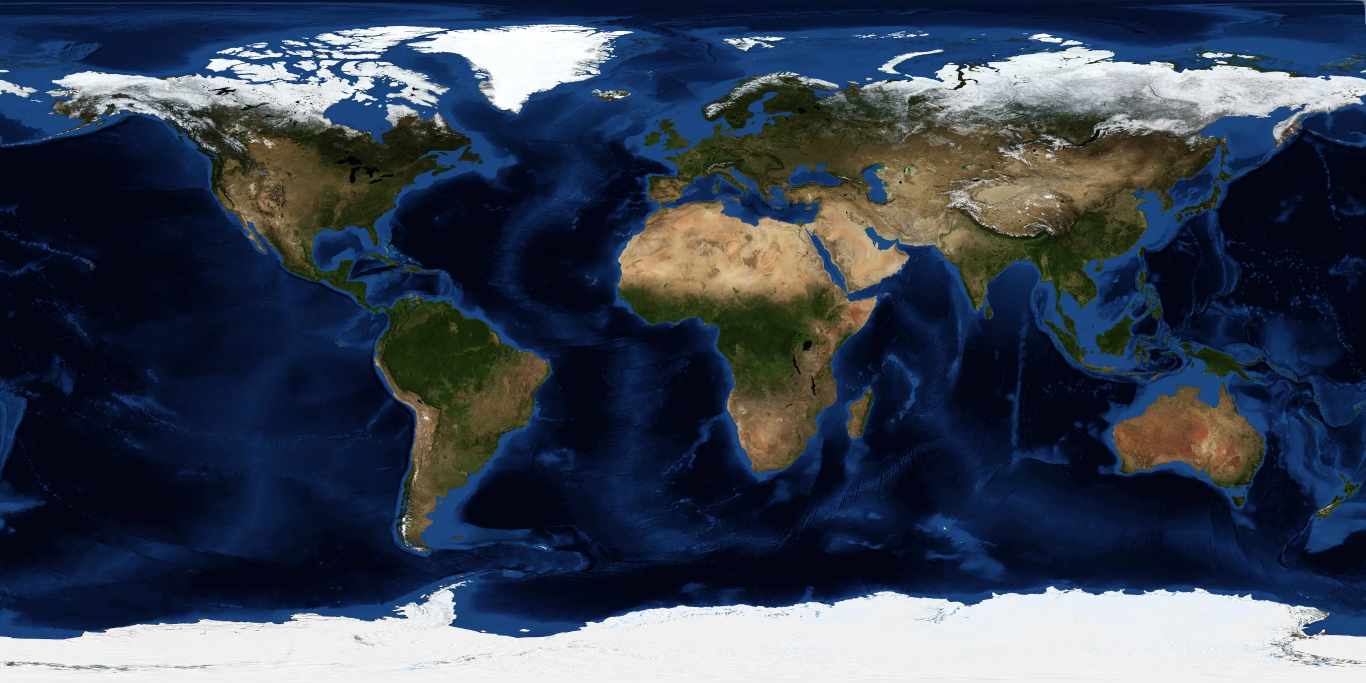
#> input picture prototype/earth-day.webp, 4096 x 2048 px (shown at 1/3 size)
$ python half_globe.py
#> lines starting #> are read from the running program, lines starting #| are printed output that depends on the picture
### scripts/icon/render.py
# wGlobe simgesi: gerçek uydu dokusuyla ortografik küre + atmosfer + yayın halkaları
import numpy as np, sys, math
from PIL import Image, ImageDraw, ImageFilter
import pathlib
P = str(pathlib.Path(__file__).resolve().parents[2] / 'prototype') + '/'
DAY = np.asarray(Image.open(P + 'earth-day.webp').convert('RGB'), dtype=np.float32) / 255
LIT = np.asarray(Image.open(P + 'earth-lights.jpg').convert('L'), dtype=np.float32) / 255
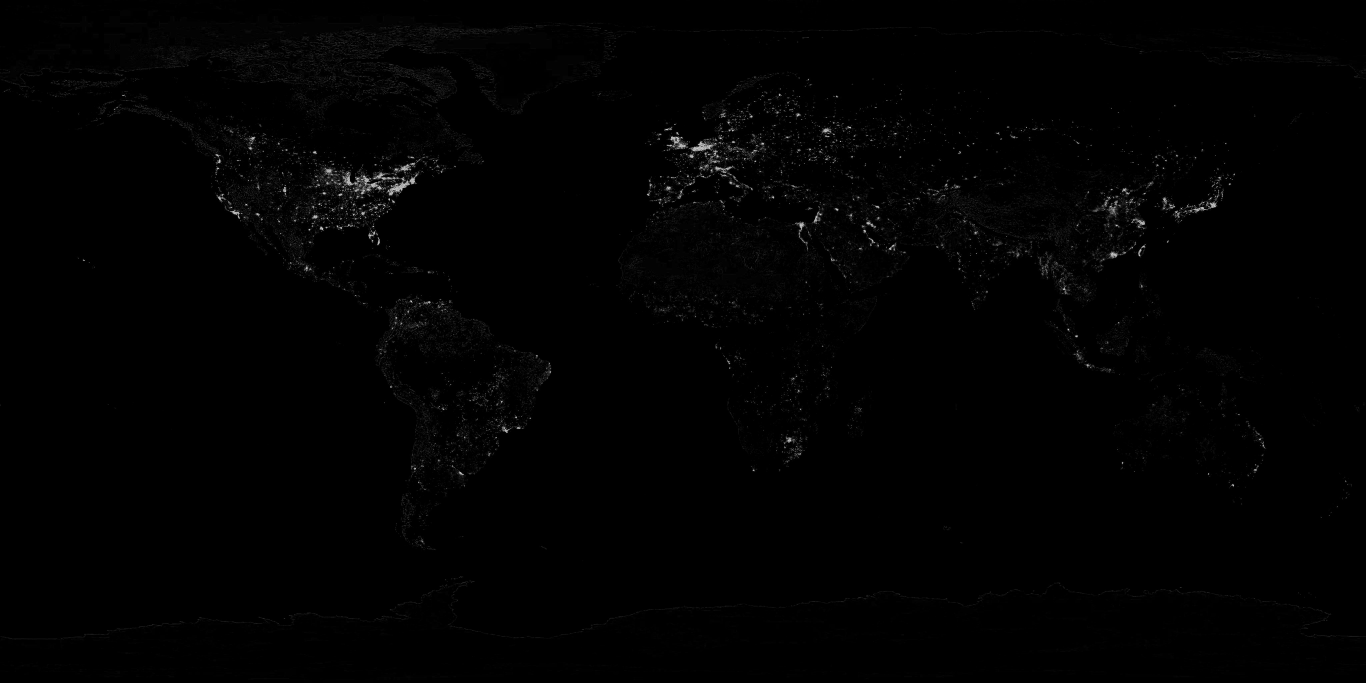
#> input picture prototype/earth-lights.jpg, 4096 x 2048 px (shown at 1/3 size)
CLD = np.asarray(Image.open(P + 'earth-clouds.jpg').convert('L'), dtype=np.float32) / 255
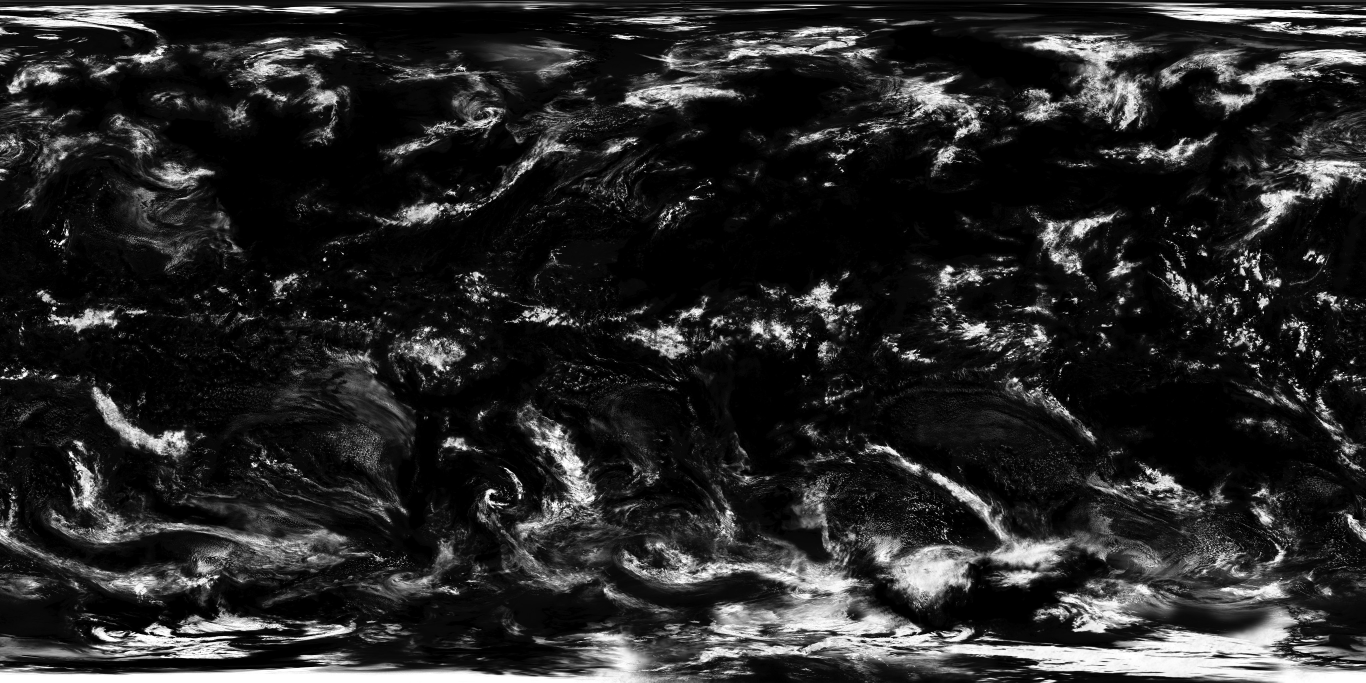
#> input picture prototype/earth-clouds.jpg, 4096 x 2048 px (shown at 1/3 size)
H, W = LIT.shape
#> H = 2048; W = 4096
LIGHT = [-0.55, 0.5, 0.67]
LIGHTS = 1.25

def hexc(h): h = h.lstrip('#'); return np.array([int(h[i:i+2], 16) for i in (0, 2, 4)], dtype=np.float32) / 255

def render(S=2048, R=0.36, lon0=22, lat0=24, city=(28.98, 41.01), rings=True, bg=True, cx=0.5, cy=0.5, halo=True):
    y, x = np.mgrid[0:S, 0:S].astype(np.float32)
    nx = (x + 0.5 - cx * S) / (R * S); ny = -(y + 0.5 - cy * S) / (R * S)
    rr = nx * nx + ny * ny; inside = rr <= 1
    nz = np.sqrt(np.clip(1 - rr, 0, 1))
    # görüş koordinatından dünya koordinatına (lon0, lat0 merkezde)
    la0, lo0 = math.radians(lat0), math.radians(lon0)
    X = nz * math.cos(la0) - ny * math.sin(la0); Y = nx; Z = nz * math.sin(la0) + ny * math.cos(la0)
    lat = np.arcsin(np.clip(Z, -1, 1)); lon = np.arctan2(Y, X) + lo0
    u = ((lon / (2 * math.pi) + 0.5) % 1) * (W - 1); v = (0.5 - lat / math.pi) * (H - 1)
    ui, vi = u.astype(np.int32), v.astype(np.int32)
    day = DAY[vi, ui]; lit = LIT[vi, ui][..., None]; cld = CLD[vi, ui][..., None]
    L = np.array(LIGHT); L /= np.linalg.norm(L)
    nd = nx * L[0] + ny * L[1] + nz * L[2]
    t = np.clip((nd + 0.12) / 0.42, 0, 1); dayk = (t * t * (3 - 2 * t))[..., None]
    surf = day * (0.35 + 0.95 * np.clip(nd, 0, 1))[..., None]
    surf = surf * (1 - 0.55 * cld) + cld * 0.95 * np.clip(nd + 0.15, 0, 1)[..., None]
    night = hexc('#06102A') * 0.9 + np.clip(lit * 1.6, 0, 1) ** 1.25 * hexc('#FFD39A') * LIGHTS
    col = surf * dayk + night * (1 - dayk)
    # kenar: atmosferik mavi yansıma
    rim = np.clip(1 - nz, 0, 1)[..., None] ** 2.2
    col = col * (1 - 0.55 * rim) + hexc('#6FB0FF') * 0.75 * rim * (0.35 + 0.65 * dayk)
    # zemin
    if bg:
        d = np.sqrt(((x - cx * S) / S) ** 2 + ((y - (cy - 0.08) * S) / S) ** 2)
        base = hexc('#050B18') + (hexc('#123056') - hexc('#050B18')) * np.clip(1 - d / 0.62, 0, 1)[..., None] ** 1.6
    else:
        base = np.zeros((S, S, 3), np.float32)
    out = base.copy()
    if halo:
        r = np.sqrt(rr); g = np.clip(1 - (r - 1) / 0.16, 0, 1) * (r > 1)
        out = out + hexc('#6FB0FF')[None, None] * (g ** 2.4 * 0.55)[..., None]
    # yumuşak kenar (2 px)
    edge = np.clip((1 - np.sqrt(rr)) * R * S / 1.5, 0, 1)[..., None]
    out = out * (1 - edge) + col * edge
    alpha = None
    if not bg:
        a = np.clip(edge[..., 0] + (np.clip(1 - (np.sqrt(rr) - 1) / 0.16, 0, 1) * (rr > 1)) ** 2.4 * 0.55, 0, 1) if halo else edge[..., 0]
        alpha = a
    img = Image.fromarray((np.clip(out, 0, 1) * 255).astype(np.uint8))
    if alpha is not None: img.putalpha(Image.fromarray((alpha * 255).astype(np.uint8)))
    if rings and city:
        clat, clon = math.radians(city[1]), math.radians(city[0])
        Xw, Yw, Zw = math.cos(clat) * math.cos(clon - lo0), math.cos(clat) * math.sin(clon - lo0), math.sin(clat)
        sx = Yw; sy = -Xw * math.sin(la0) + Zw * math.cos(la0)
        px, py = cx * S + sx * R * S, cy * S - sy * R * S
        lay = Image.new('RGBA', (S, S), (0, 0, 0, 0)); dr = ImageDraw.Draw(lay)
        for rad, a, w in ((0.150, 0.42, 0.0085), (0.092, 0.85, 0.0095)):
            rp = rad * S; dr.ellipse((px - rp, py - rp, px + rp, py + rp), outline=(234, 244, 255, int(255 * a)), width=max(1, int(w * S)))
        glow = Image.new('RGBA', (S, S), (0, 0, 0, 0)); gd = ImageDraw.Draw(glow); gr = 0.05 * S
        gd.ellipse((px - gr, py - gr, px + gr, py + gr), fill=(169, 211, 255, 150)); glow = glow.filter(ImageFilter.GaussianBlur(0.02 * S))
        dot = Image.new('RGBA', (S, S), (0, 0, 0, 0)); dd = ImageDraw.Draw(dot); r0 = 0.026 * S
        dd.ellipse((px - r0, py - r0, px + r0, py + r0), fill=(255, 255, 255, 255))
        base_rgba = img.convert('RGBA')
        img = Image.alpha_composite(Image.alpha_composite(Image.alpha_composite(base_rgba, glow), lay), dot)
        if alpha is None: img = img.convert('RGB')
    return img

# [4 lines that do not run on import are left out]

### scripts/icon/half_globe.py
# Yarım ay dünya + radyo anteni; side='right' (küre sağda) / 'left'
import math, sys
import numpy as np
from PIL import Image, ImageDraw, ImageFilter
import render
S = 2048
ICE2, WARM = (234, 244, 255), (255, 150, 72)

def make(side='right', cy=0.68, R=0.56, ant_deg=None, tip=(0.29, 0.20), o=0.0, k=1.0):
    # o, k: çerçeve dönüşümü (Android uyarlanabilir simge için iç %66,7'lik alan: o=1/6, k=2/3)
    sgn = 1 if side == 'right' else -1
    cx = 0.99 if side == 'right' else 0.01
    cx, cy, R = o + cx * k, o + cy * k, R * k
    tip = (o + tip[0] * k, o + tip[1] * k) if side == 'right' else (1 - (o + (1 - tip[0]) * k), o + tip[1] * k)
    Sk = S * k
    render.LIGHT = [-0.75 * sgn, 0.32, 0.58]; render.LIGHTS = 1.9
    g = render.render(S=S, R=R, lon0=48 if side == 'right' else -32, lat0=22, rings=False, cx=cx, cy=cy, bg=True).convert('RGBA')
    # boş tarafa hafif gökyüzü ışıması (anten ucunun arkası)
    tx, ty = tip[0] * S, tip[1] * S
    sky = Image.new('RGBA', (S, S)); ImageDraw.Draw(sky).ellipse((tx - 0.42 * Sk, ty - 0.42 * Sk, tx + 0.42 * Sk, ty + 0.42 * Sk), fill=(40, 80, 150, 70))
    g = Image.alpha_composite(g, sky.filter(ImageFilter.GaussianBlur(Sk * 0.12)))
    L = Image.new('RGBA', (S, S)); d = ImageDraw.Draw(L)
    # anten tabanı: ucu gösteren doğrultuda yüzeyde
    gx, gy = cx * S, cy * S
    ang = math.atan2(ty - gy, tx - gx)
    bx, by = gx + R * S * math.cos(ang), gy + R * S * math.sin(ang)
    # taban (küre yüzeyinde küçük kubbe)
    kr = Sk * 0.034; d.ellipse((bx - kr, by - kr, bx + kr, by + kr), fill=(200, 222, 245, 255))
    # teleskopik çubuk: üç kademe, uca doğru incelir
    for i in range(3):
        t0, t1 = i / 3, (i + 1) / 3
        w = int(Sk * (0.024 - 0.0055 * i))
        p0 = (bx + (tx - bx) * t0, by + (ty - by) * t0); p1 = (bx + (tx - bx) * t1, by + (ty - by) * t1)
        d.line((p0, p1), fill=ICE2 + (255,), width=w)
        if i: r = w * 0.8; d.ellipse((p0[0] - r, p0[1] - r, p0[0] + r, p0[1] + r), fill=ICE2 + (255,))
    # dalgalar: anten doğrultusuna dik iki yana
    perp = math.degrees(ang) + 90
    for rr, al in ((0.085, 255), (0.14, 185), (0.195, 110)):
        Rw = rr * Sk
        for base in (perp, perp + 180):
            d.arc((tx - Rw, ty - Rw, tx + Rw, ty + Rw), base - 38, base + 38, fill=ICE2 + (al,), width=int(Sk * 0.021))
    g = Image.alpha_composite(g, L.filter(ImageFilter.GaussianBlur(Sk * 0.012)))
    g = Image.alpha_composite(g, L)
    # uç: turuncu, ışımalı
    T = Image.new('RGBA', (S, S)); td = ImageDraw.Draw(T); r = Sk * 0.034
    td.ellipse((tx - r, ty - r, tx + r, ty + r), fill=WARM + (255,))
    halo = Image.new('RGBA', (S, S)); ImageDraw.Draw(halo).ellipse((tx - r * 2.6, ty - r * 2.6, tx + r * 2.6, ty + r * 2.6), fill=WARM + (170,))
    g = Image.alpha_composite(g, halo.filter(ImageFilter.GaussianBlur(Sk * 0.03)))
    g = Image.alpha_composite(g, T)
    hl = Image.new('RGBA', (S, S)); r2 = r * 0.42; ImageDraw.Draw(hl).ellipse((tx - r2 - r * 0.25, ty - r2 - r * 0.25, tx + r2 - r * 0.25, ty + r2 - r * 0.25), fill=(255, 232, 210, 220))
    g = Image.alpha_composite(g, hl.filter(ImageFilter.GaussianBlur(Sk * 0.004)))
    return g.convert('RGB')

if __name__ == '__main__':
    for side in ('right', 'left'):
        make(side).resize((1024, 1024), Image.LANCZOS).save(f'antenna-{side}.png'); print('ok', side)
#> this loop made 2 passes
#> pass 1, in render, `day = DAY[vi, ui]`:
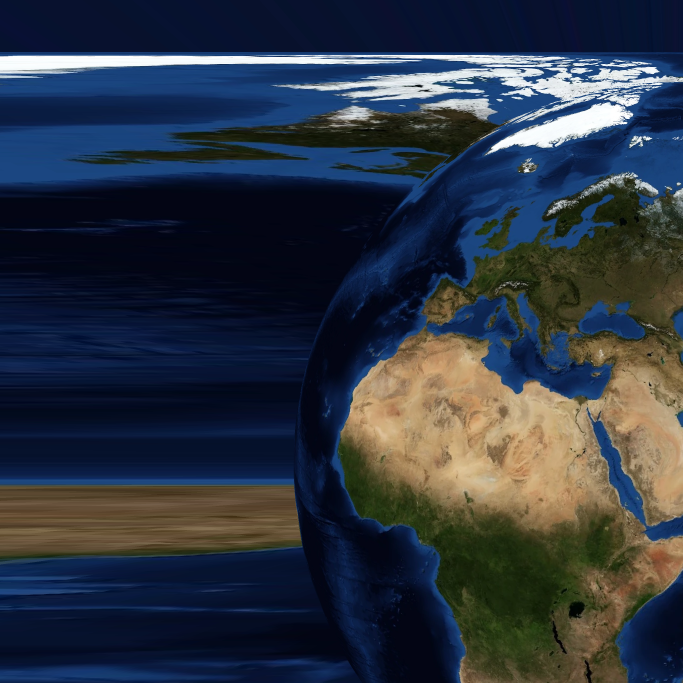
#> day: shape (2048, 2048, 3) float32 (shown at 1/3 size); mean R, G, B 0.177, 0.21, 0.261
#> pass 1, in render, `lit = LIT[vi, ui][..., None]`:
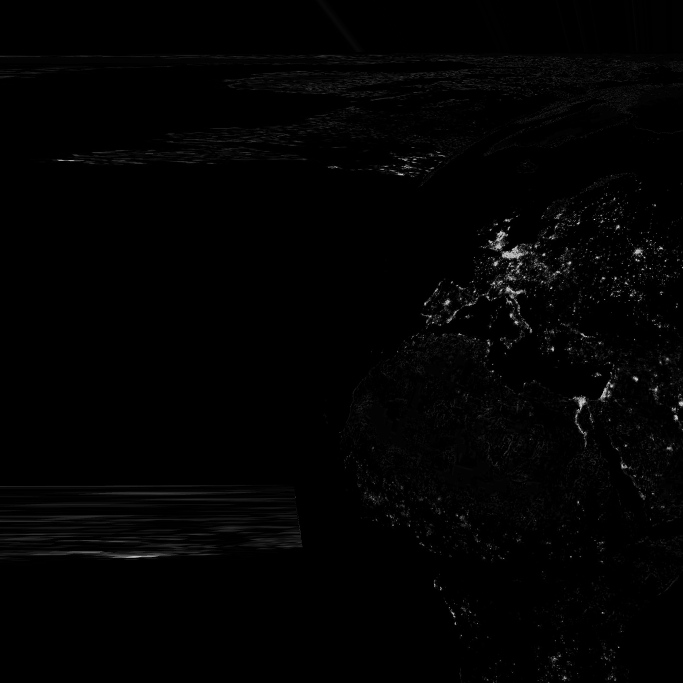
#> lit: shape (2048, 2048, 1) float32 (shown at 1/3 size); min 0, max 1, mean 0.01
#> pass 1, in render, `cld = CLD[vi, ui][..., None]`:
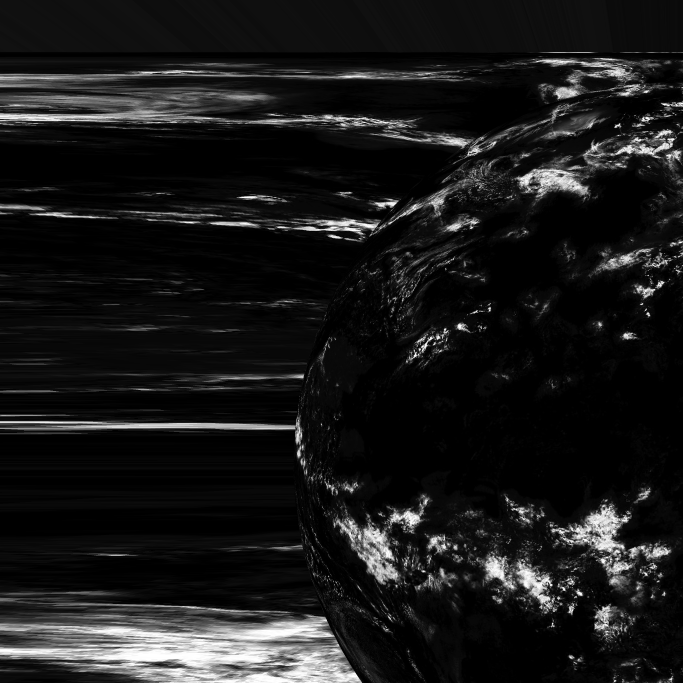
#> cld: shape (2048, 2048, 1) float32 (shown at 1/3 size); min 0, max 1, mean 0.0986
#> pass 1, in render, `surf = day * (0.35 + 0.95 * np.clip(nd, 0, 1))[..., None]`:
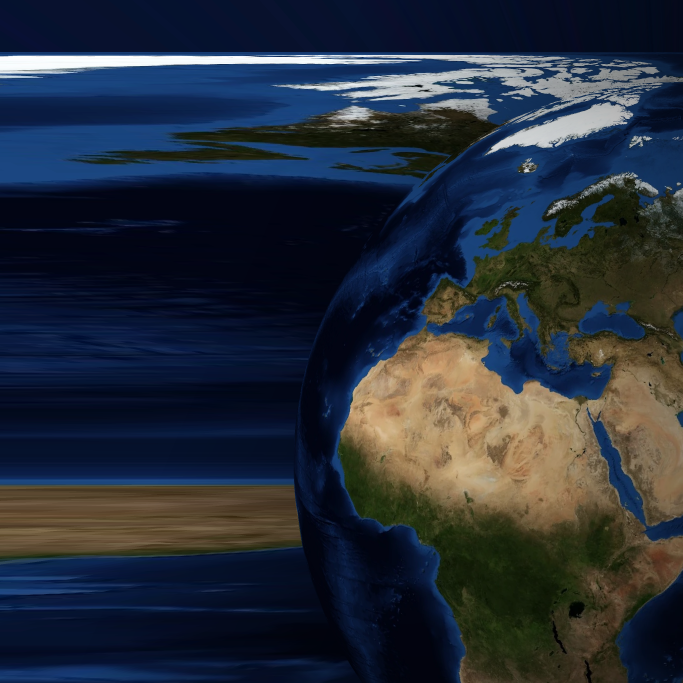
#> surf: shape (2048, 2048, 3) float32 (shown at 1/3 size); mean R, G, B 0.197, 0.236, 0.301; drawn with min black and max white
